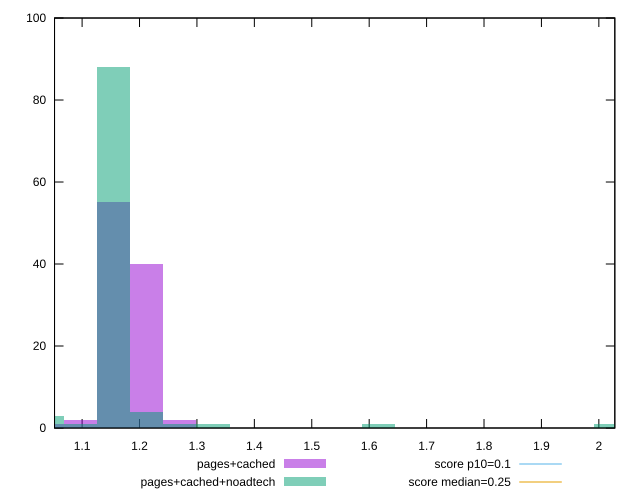

Write gnuplot code to recreate this figure.
reset

$pagesCached <<EOF
1.2702799330710237 2
1.1547999391554762 55
1.0970599421977023 2
1.2125399361132498 40
1.0393199452399284 1
EOF

$pagesCachedNoadtech <<EOF
1.1547999391554762 88
1.0393199452399284 3
1.2125399361132498 4
2.0208998935220834 1
1.2702799330710237 1
1.6167199148176665 1
1.0970599421977023 1
1.3280199300287976 1
EOF

set key outside below
set boxwidth 0.057739996957773806
set xrange [1.0519858178032768:2.0278319227430557]
set yrange [0:100]
set trange [0:100]
set style fill transparent solid 0.5 noborder

set parametric
set terminal svg size 640, 500 enhanced background rgb 'white'
set output "report_00022_2021-02-20T12:08:46.964Z/cumulative-layout-shift/comparison/histogram/1_vs_2.svg"

plot $pagesCached title "pages+cached" with boxes, \
     $pagesCachedNoadtech title "pages+cached+noadtech" with boxes, \
     0.1,t title "score p10=0.1", \
     0.25,t title "score median=0.25"

reset
